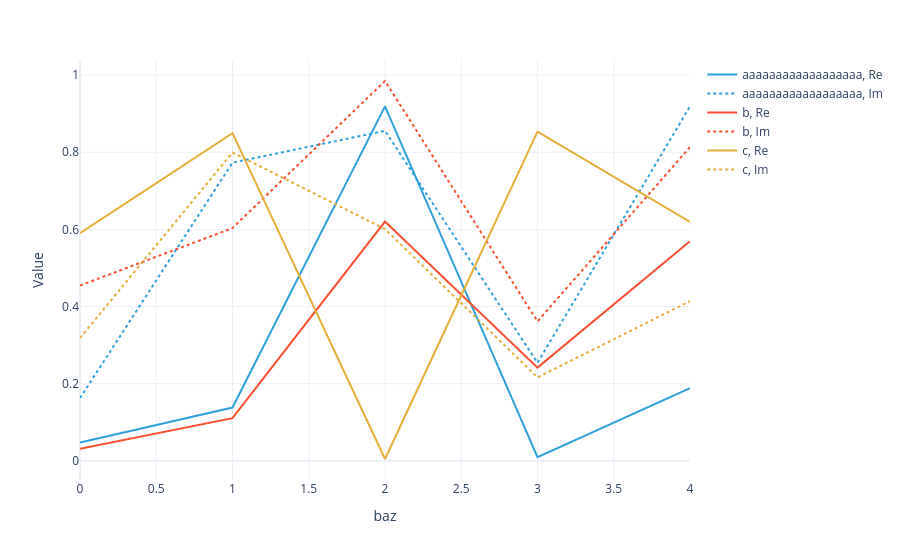

The code cell stored with this chart in its notebook:
### Code cell
#|hide
plotly_dataarray(U3.array + U4.array)

### Figure 1 — Plotly figure (JSON) as saved in the notebook; plotly's stock layout.template omitted (floating-point values rounded to 4 significant figures)
{"data": [{"hovertemplate": "foo=aaaaaaaaaaaaaaaaaa<br>Part=Re<br>baz=%{x}<br>Value=%{y}<extra></extra>", "legendgroup": "aaaaaaaaaaaaaaaaaa, Re", "line": {"color": "#2fa1da", "dash": "solid"}, "marker": {"symbol": "circle"}, "mode": "lines", "name": "aaaaaaaaaaaaaaaaaa, Re", "orientation": "v", "showlegend": true, "type": "scatter", "x": [0, 1, 2, 3, 4], "xaxis": "x", "y": [0.04737, 0.1382, 0.9188, 0.00926, 0.1883], "yaxis": "y"}, {"hovertemplate": "foo=aaaaaaaaaaaaaaaaaa<br>Part=Im<br>baz=%{x}<br>Value=%{y}<extra></extra>", "legendgroup": "aaaaaaaaaaaaaaaaaa, Im", "line": {"color": "#2fa1da", "dash": "dot"}, "marker": {"symbol": "circle"}, "mode": "lines", "name": "aaaaaaaaaaaaaaaaaa, Im", "orientation": "v", "showlegend": true, "type": "scatter", "x": [0, 1, 2, 3, 4], "xaxis": "x", "y": [0.1627, 0.7729, 0.8555, 0.2543, 0.9188], "yaxis": "y"}, {"hovertemplate": "foo=b<br>Part=Re<br>baz=%{x}<br>Value=%{y}<extra></extra>", "legendgroup": "b, Re", "line": {"color": "#fb4f2f", "dash": "solid"}, "marker": {"symbol": "circle"}, "mode": "lines", "name": "b, Re", "orientation": "v", "showlegend": true, "type": "scatter", "x": [0, 1, 2, 3, 4], "xaxis": "x", "y": [0.03128, 0.1106, 0.6201, 0.2416, 0.5692], "yaxis": "y"}, {"hovertemplate": "foo=b<br>Part=Im<br>baz=%{x}<br>Value=%{y}<extra></extra>", "legendgroup": "b, Im", "line": {"color": "#fb4f2f", "dash": "dot"}, "marker": {"symbol": "circle"}, "mode": "lines", "name": "b, Im", "orientation": "v", "showlegend": true, "type": "scatter", "x": [0, 1, 2, 3, 4], "xaxis": "x", "y": [0.4545, 0.6034, 0.9846, 0.3615, 0.8132], "yaxis": "y"}, {"hovertemplate": "foo=c<br>Part=Re<br>baz=%{x}<br>Value=%{y}<extra></extra>", "legendgroup": "c, Re", "line": {"color": "#e4ae38", "dash": "solid"}, "marker": {"symbol": "circle"}, "mode": "lines", "name": "c, Re", "orientation": "v", "showlegend": true, "type": "scatter", "x": [0, 1, 2, 3, 4], "xaxis": "x", "y": [0.5902, 0.8494, 0.004741, 0.8534, 0.6191], "yaxis": "y"}, {"hovertemplate": "foo=c<br>Part=Im<br>baz=%{x}<br>Value=%{y}<extra></extra>", "legendgroup": "c, Im", "line": {"color": "#e4ae38", "dash": "dot"}, "marker": {"symbol": "circle"}, "mode": "lines", "name": "c, Im", "orientation": "v", "showlegend": true, "type": "scatter", "x": [0, 1, 2, 3, 4], "xaxis": "x", "y": [0.3184, 0.7992, 0.6007, 0.2164, 0.414], "yaxis": "y"}], "layout": {"legend": {"title": {}, "tracegroupgap": 0}, "margin": {"t": 60}, "xaxis": {"anchor": "y", "domain": [0, 1], "title": {"text": "baz"}}, "yaxis": {"anchor": "x", "domain": [0, 1], "title": {"text": "Value"}}}}
